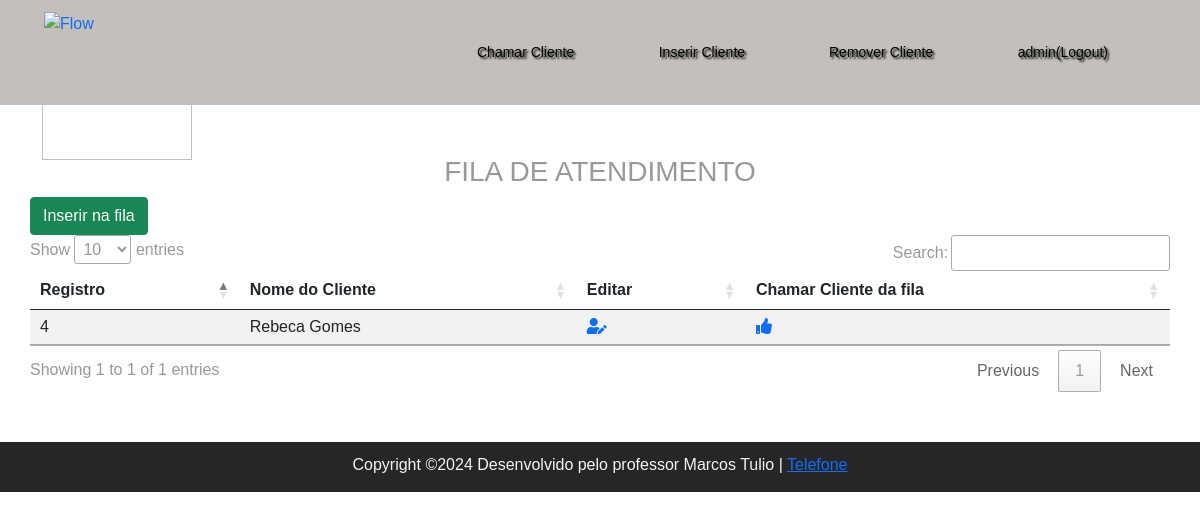
/index.php?pagina=chamar (signed in), run on an earlier commit of the app's database.
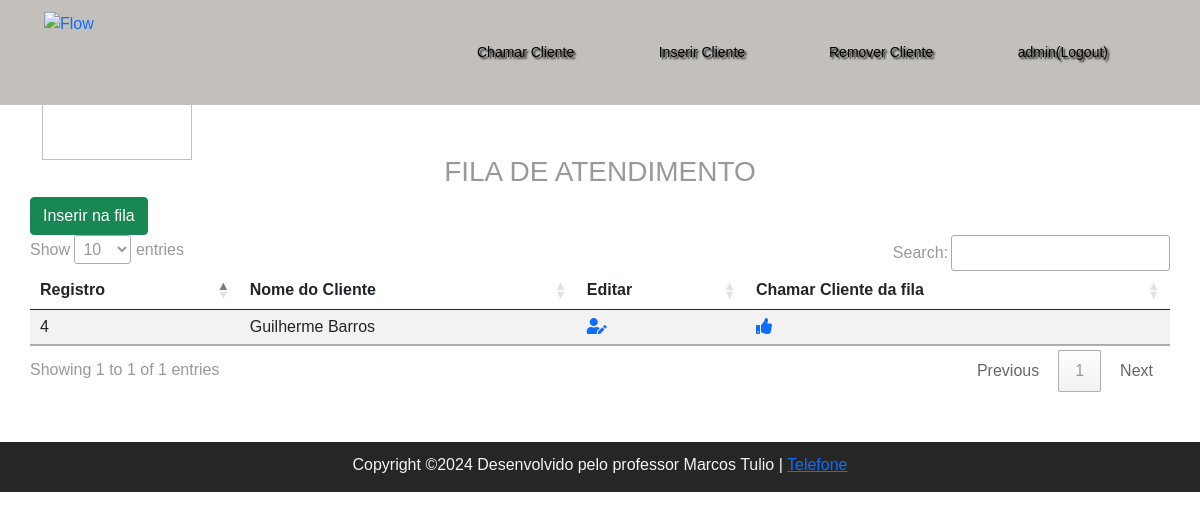
And on a later commit of the database.
### tables this page shows
CREATE TABLE `queue` (
  `registro` int(11) NOT NULL,
  `nome` varchar(20) NOT NULL,
  `status` tinyint(1) NOT NULL
);

### views/chamar.php (the view)
<center><h3>FILA DE ATENDIMENTO</h3></center>
<?php
$query = "SELECT registro, nome FROM queue WHERE status=0";
try {
    $stmt = $conexao->query($query);
    $fila = $stmt->fetchAll(PDO::FETCH_ASSOC);
} catch (PDOException $e) {
    echo "Erro ao executar a consulta: " . $e->getMessage();
    exit();
}
?>
<a class="btn btn-success" href="?pagina=adicionar">Inserir na fila</a>
<table class="table table-over table-striped" id="tabela">
    <thead>
        <tr>
            <th>Registro</th>
            <th>Nome do Cliente</th>
            <th>Editar</th>
            <th>Chamar Cliente da fila</th>
        </tr>
    </thead>
    <tbody>
<?php
foreach ($fila as $linha) {
    echo '<tr><td>' . htmlspecialchars($linha['registro']) . '</td>';
    echo '<td>' . htmlspecialchars($linha['nome']) . '</td>';
    echo '<td><a href="?pagina=editar&id=' . htmlspecialchars($linha['registro']) . '"><i class="fas fa-user-edit"></i></a></td>';
    echo '<td><a href="call.php?id=' . htmlspecialchars($linha['registro']) . '"><i class="fas fa-thumbs-up"></a></td></tr>';
}
?>
    </tbody>
</table>

### header.php (shortened to what this page needs)
<!DOCTYPE html>
<html>
    <head>
        <link rel="stylesheet" href="//cdn.datatables.net/1.10.19/css/jquery.dataTables.min.css">
    	<link rel="stylesheet" href="https://use.fontawesome.com/releases/v5.5.0/css/all.css">
    	<link rel="stylesheet" href="https://cdn.jsdelivr.net/npm/bootstrap@5.0.0-beta1/dist/css/bootstrap.min.css">
    	<link rel="stylesheet" type="text/css" href="css/estilo.css">
    </head>
    <body>
        <header>
            <div class="container">
                <a href="?pagina=home"><img src="https://static1.squarespace.com/static/54884604e4b08e455df8d6ff/54970efce4b05c076b7f0c0d/58dd4af7b3db2b59d248234d/1564305907754/kiwi-sized.png?format=1500w" title="Flow" width="150" height="150"></a>
                <div id="menu">
                    <?php if (isset($_SESSION['login'])) { ?>
                        <a href="?pagina=chamar">Chamar Cliente</a>
                        <a href="?pagina=adicionar">Inserir Cliente </a>
                        <a href="?pagina=remover">Remover Cliente</a>
                        <a href="logout.php"> <?php echo $_SESSION['usuario']; ?>(Logout)</a>
                    <?php } ?>
                </div>
            </div>
        </header>
        <div id="conteudo" class="container">

### index.php (shortened to what this page needs)
<?php
include 'db.php';
include 'header.php';
if (isset($_SESSION['login'])){
    if (isset($_GET['pagina'])){
        $pagina = $_GET['pagina'];
    } else {
        $pagina='chamar';
    }
} else {
    $pagina='home';
}
if ($pagina=='adicionar'){
    include 'views/adicionar.php';
} elseif ($pagina=='remover'){
    include 'views/remover.php';
} elseif ($pagina=='chamar'){
    include 'views/chamar.php';
} elseif ($pagina=='editar'){
    include 'views/editar.php';
} else {
    include 'views/home.php';
}
include 'footer.php';
?>

### footer.php (shortened to what this page needs)
    </div>
    <footer>
        <div class="container">
        <center>Copyright ©2024 Desenvolvido pelo professor Marcos Tulio | <a href="tel:+5583986042323">Telefone</a></center>
        </div>
    </footer>
  </body>
</html>

### css/estilo.css (style rules this page uses)
* { margin: 0; padding: 0; }
body { font-family: arial; font-size: 16px; color: #999; }
header { height: 105px; background-color: #c3c0bb; padding: 10px 0; }
footer { height: 50px; background-color: #262626; color: #f4f4f4; padding: 11px 0; text-align: center; font-size: 16px; }
#conteudo { padding: 50px 0; }
#menu { float: right; padding: 30px 0; margin-right: 10px; }
#menu a { text-decoration: none; font-size: 14px; padding: 40px 40px; color: black; text-shadow: 2px 2px 2px #111; }

What changed in the data, as far as the page shows it:
changed queue id 4: nome "Rebeca Gomes" → "Guilherme Barros"
